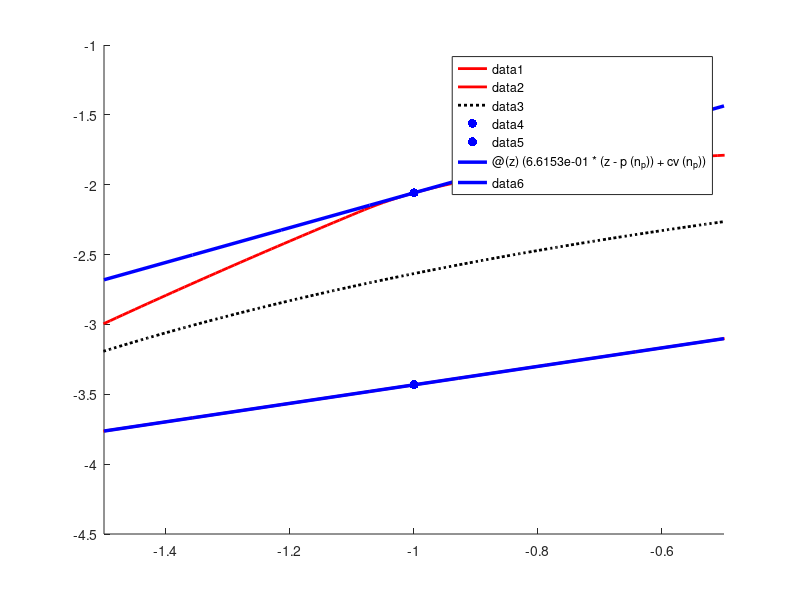

This chart was generated by the following MATLAB code: (Note: this script raises an error after producing the figure.)
%% -----------------------------------------------------------------
 % Last Modified by Yulan Zhang
 % 2022/08/10
 % 
 % This script plots the subtangent lines obtained from C++ implementation of adjoint subgradients
 % evalaution system.
 %
 % Example 4 for CACE paper
 %
%% -----------------------------------------------------------------
% Import data generated in C++
cv = importdata('data_xcv.txt');
cc = importdata('data_xcc.txt');
x = importdata('data_x.txt');
p = linspace(-2,2,length(cv));

p_i1 = -1.0;
n_p = find(abs(p-p_i1) < 1e-12);
xcci1 = cc(n_p);
xcvi1 = cv(n_p);


% Compute the subtangent line at p = -1.0 using finite difference approximation
dP = gradient(p);
dxcv = gradient(cv);
xcv1 = interp1(p, cv, p_i1);
dP1 = interp1(p, dP, p_i1);
dxcv1 = interp1(p, dxcv, p_i1);
Slope_cv_1 = dxcv1/dP1;
YIntercept_cv_1 = xcv1 - Slope_cv_1 * p_i1;
XIntercept_cv_1 = -YIntercept_cv_1 / Slope_cv_1;

dxcc = gradient(cc);
xcc1 = interp1(p, cc, p_i1);
dP1 = interp1(p, dP, p_i1);
dxcc1 = interp1(p, dxcc, p_i1);
Slope_cc_1 = dxcc1/dP1;
YIntercept_cc_1 = xcc1 - Slope_cc_1 * p_i1;
XIntercept_cc_1 = -YIntercept_cc_1 / Slope_cc_1;

% Plot
figure(1)
hold on;
plot(p,cv,'-r', 'LineWidth', 2.0);
plot(p,cc,'-r', 'LineWidth', 2.0);
plot(p,x,'black:', 'LineWidth', 2.0);
plot(p_i1, xcvi1,'.b','MarkerSize',20)
plot(p_i1, xcci1, '.b','MarkerSize',20)


len1 = 0.5;
len2 = 3.0;

fplot(@(z) (6.6153e-01*(z-p(n_p))+ cv(n_p)),[p(n_p)-len1,p(n_p)+len1],'b', 'LineWidth',2.5)
fplot(@(z) (1.2443*(z-p(n_p))+ cc(n_p)),[p(n_p)-len1,p(n_p)+len1],'b', 'LineWidth',2.5)
fplot(@(z) ( Slope_cv_1*(z-p(n_p))+ cv(n_p)),[p(n_p)-len2,p(n_p)+len2],':', 'color', '#EDB120','LineWidth', 2.0)
fplot(@(z) ( Slope_cc_1*(z-p(n_p))+ cc(n_p)),[p(n_p)-len2,p(n_p)+len2],':', 'color', '#EDB120','LineWidth', 2.0)

grid
xlim([-2.0,2.0])
xlabel('p');
ylabel('x');
set(gca,'linewidth',1.3)
set(gca,'FontSize',15)
box on 
hold off

